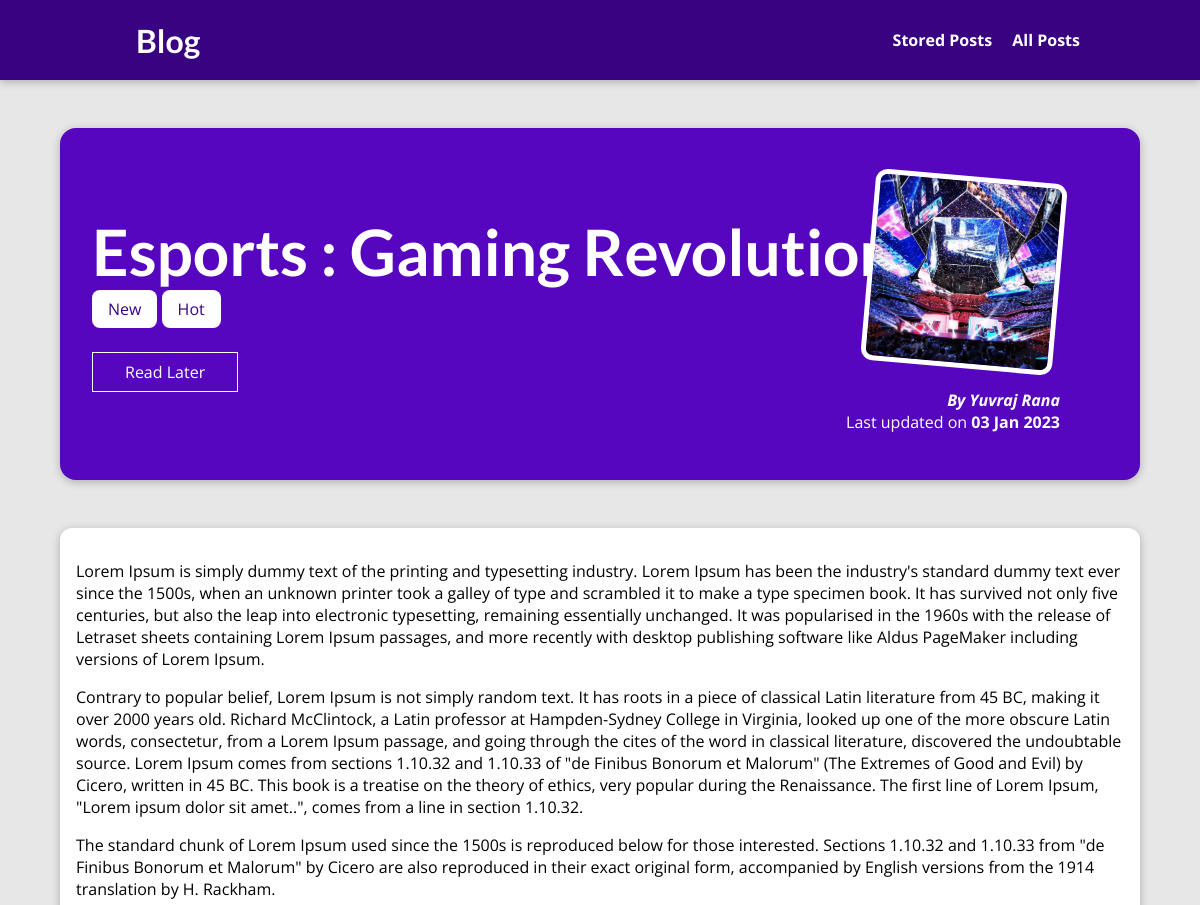
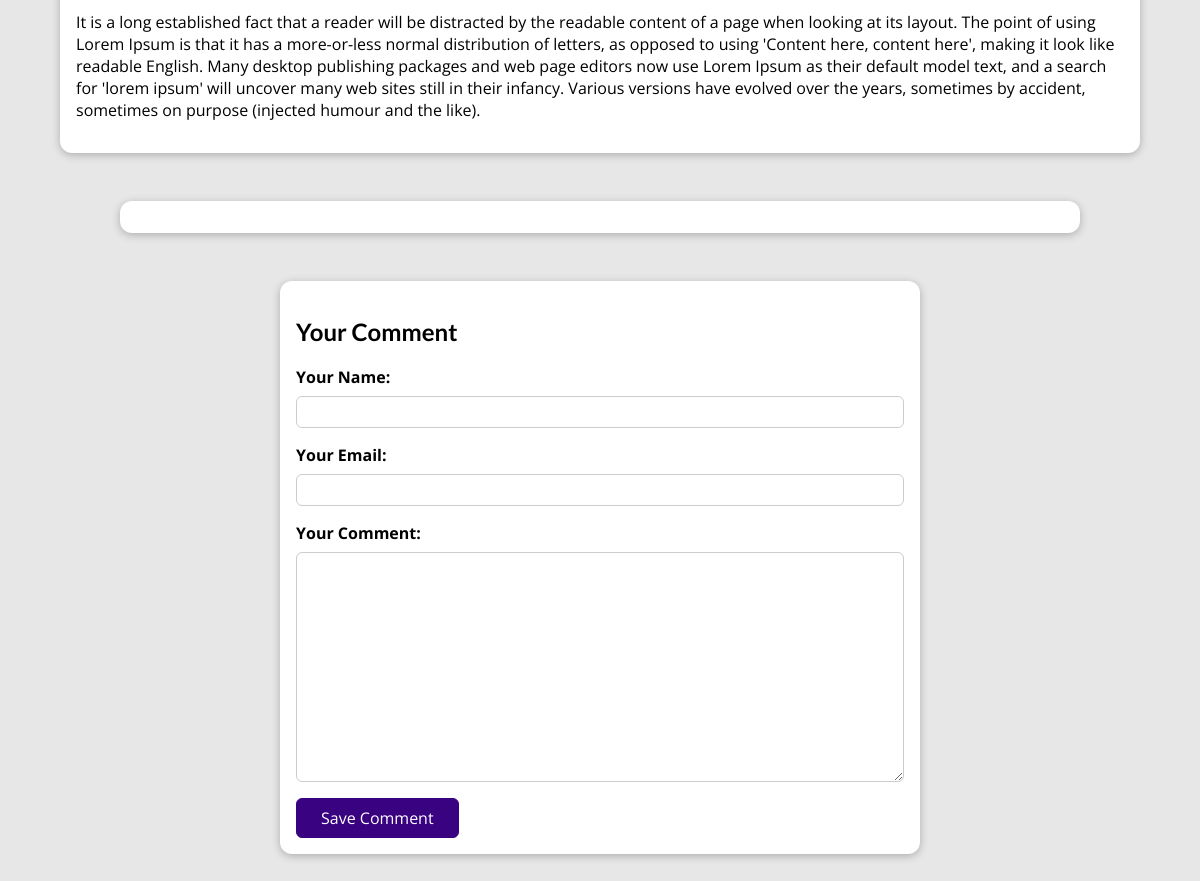
The app's page /posts/esports-gaming-revolution with its own data (2 pictures, top to bottom).
### blog/models.py (models this page shows, shortened)
class Post(models.Model):
    title = models.CharField(max_length=150)
    excerpt = models.CharField(max_length=200)
    image = models.ImageField(upload_to="posts", null=True)
    date = models.DateField(auto_now=True)
    slug = models.SlugField(unique=True, db_index=True)
    content = models.TextField(validators=[MinLengthValidator(10)])
    author = models.ForeignKey(
        Author, on_delete=models.SET_NULL, null=True, related_name="posts")
    tags = models.ManyToManyField(Tag)

class Tag(models.Model):
    caption = models.CharField(max_length=20)

class Author(models.Model):
    first_name = models.CharField(max_length=100)
    last_name = models.CharField(max_length=100)
    email_address = models.EmailField()
    def full_name(self):
        return f"{self.first_name} {self.last_name}"
    def __str__(self):
        return self.full_name()

### blog/views.py (the view, shortened to what this page needs)
# urls.py: path("posts/<slug:slug>", views.SinglePostView.as_view(),
class SinglePostView(View):
    def is_stored_post(self, request, post_id):
        stored_posts = request.session.get("stored_posts")
        if stored_posts is not None:
          is_saved_for_later = post_id in stored_posts
        else:
          is_saved_for_later = False
        return is_saved_for_later
    def get(self, request, slug):
        post = Post.objects.get(slug=slug)
        context = {
            "post": post,
            "post_tags": post.tags.all(),
            "comment_form": CommentForm(),
            "comments": post.comments.all().order_by("-id"),
            "saved_for_later": self.is_stored_post(request, post.id)
        }
        return render(request, "blog/post-detail.html", context)

### blog/forms.py
class CommentForm(forms.ModelForm):
    class Meta:
        model = Comment
        exclude = ["post"]
        labels = {
          "user_name": "Your Name",
          "user_email": "Your Email",
          "text": "Your Comment"
        }

### blog/templates/blog/post-detail.html (shortened to what this page needs)
{% extends "base.html" %}
{% load static %}
{% block css_files %}
<link rel="stylesheet" href="{% static "blog/post-detail.css" %}" />
{% endblock %}
{% block content %}
<section id="summary">
  <h2>{{ post.title }}</h2>
  <div>
    {% for tag in post_tags %}
      <span class="tag">{{ tag.caption }}</span>
    {% endfor %}
  </div>
  <div id="read-later">
    <form action="{% url "read-later" %}" method="POST">
      <button>
        {% if saved_for_later %}
          Remove from "Read Later" List
        {% else %}
          Read Later
        {% endif %}
      </button>
    </form>
  </div>
  <article>
    <img src="{{ post.image.url }}" alt="{{ post.title }}" />
    <address>By <a href="mailto:{{ post.author.email_address }}">{{ post.author }}</a></address>
    <div>Last updated on <time>{{ post.date|date:"d M Y" }}</time></div>
  </article>
</section>
<main>
  {{ post.content|linebreaks }}
</main>
<section id="comments">
</section>
<section id="comment-form">
  <h2>Your Comment</h2>
  <form action="{% url "post-detail-page" post.slug %}" method="POST">
    {% for form_field in comment_form %}
      <div class="form-control {% if form_field.errors %}invalid{% endif %}">
        {{ form_field.label_tag }}
        {{ form_field }}
      </div>
    {% endfor %}
    <button>Save Comment</button>
  </form>
</section>
{% endblock %}

### templates/base.html (shortened to what this page needs)
{% load static %}
<!DOCTYPE html>
<html lang="en">
<head>
  <link rel="stylesheet" href="{% static "app.css" %}">
  {% block css_files %}{% endblock %}
</head>
<body>
  <header id="main-navigation">
    <h1><a href="{% url "starting-page" %}">Blog</a></h1>
    <nav>
      <a href="{% url "read-later" %}">Stored Posts</a>
      <a href="{% url "posts-page" %}">All Posts</a>
    </nav>
  </header>
  {% block content %}
  {% endblock %}
</body>
</html>

### static/app.css (style rules this page uses)
* { box-sizing: border-box; }
html { font-family: 'Open Sans', 'Lato', sans-serif; }
body { margin: 0; }
h1, h2, h3 { font-family: 'Lato', sans-serif; font-weight: bold; }
#main-navigation { width: 100%; height: 5rem; display: flex; justify-content: space-between; align-items: center; padding: 0 10%; position: absolute; top: 0; left: 0; }
#main-navigation a { text-decoration: none; color: white; font-weight: bold; margin-left: 1rem; }

### blog/static/blog/post-detail.css (style rules this page uses)
body { background-color: #e7e7e7; }
#main-navigation { background-color: #390281; box-shadow: 0 2px 8px rgba(0, 0, 0, 0.25); }
#summary { margin: 8rem auto 3rem auto; padding: 2rem; width: 90%; max-width: 90rem; border-radius: 16px; background-color: #5706c0; position: relative; box-shadow: 0 2px 8px rgba(0, 0, 0, 0.25); height: 22rem; }
#summary h2 { color: white; font-size: 4rem; margin-bottom: 0.5rem; }
#summary article { position: absolute; top: 2rem; right: 3rem; padding: 1rem 2rem; border-radius: 12px; text-align: right; color: white; }
#summary article img { width: 12rem; height: 12rem; border-radius: 12px; transform: rotateZ(5deg); border: 5px solid white; margin-bottom: 1rem; }
#summary address { font-weight: bold; }
#summary a { color: white; text-decoration: none; }
#summary time { font-weight: bold; }
#read-later { margin: 2rem 0; }
#read-later button { background-color: transparent; border: 1px solid white; padding: 0.5rem 2rem; font: inherit; color: white; cursor: pointer; }
main { width: 90%; max-width: 90rem; margin: 3rem auto; background-color: white; padding: 1rem; border-radius: 12px; box-shadow: 0 2px 8px rgba(0, 0, 0, 0.25); }
.tag { background-color: white; color: #390281; padding: 0.5rem 1rem; border-radius: 8px; }
#comment-form { margin: 3rem auto; width: 90%; max-width: 40rem; border-radius: 12px; background-color: white; box-shadow: 0 2px 8px rgba(0, 0, 0, 0.25); padding: 1rem; }
#comment-form button { font: inherit; background-color: #390281; color: white; border: 1px solid #390281; padding: 0.5rem 1.5rem; border-radius: 6px; cursor: pointer; }
.form-control { margin-bottom: 1rem; }
.form-control label { font-weight: bold; margin-bottom: 0.5rem; display: block; }
.form-control input, .form-control textarea { display: block; width: 100%; font: inherit; padding: 0.25rem; border-radius: 6px; border: 1px solid #ccc; }
#comments { margin: 3rem auto; width: 90%; max-width: 60rem; border-radius: 12px; background-color: white; box-shadow: 0 2px 8px rgba(0, 0, 0, 0.25); padding: 1rem 2rem; }

### records on screen
Post: title "Esports : Gaming Revolution", image (picture), author "Yuvraj Rana", date "03 Jan 2023", content "Lorem Ipsum is simply dummy text of the printing and typesetting industry. Lorem Ipsum has been the industry's standard dummy text ever since the 1500s, when an unknown printer took a galley of type and scrambled it to make a type specimen book. It has survived not only five centuries, but also the leap into electronic typesetting, remaining essentially unchanged. It was popularised in the 1960s with the release of Letraset sheets containing Lorem Ipsum passages, and more recently with desktop publishing software like Aldus PageMaker including versions of Lorem Ipsum. Contrary to popular belief, Lorem Ipsum is not simply random text. It has roots in a piece of classical Latin literature…"
Tag: caption "New"
Tag: caption "Hot"
